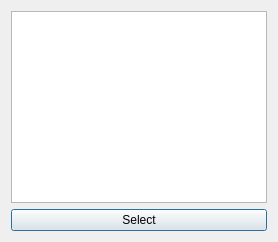
<?xml version="1.0" encoding="UTF-8"?>
<ui version="4.0">
 <class>SelectUserDialog</class>
 <widget class="QDialog" name="SelectUserDialog">
  <property name="modal">
   <bool>true</bool>
  </property>
  <property name="windowTitle">
   <string>Select User</string>
  </property>
  <layout class="QVBoxLayout" name="verticalLayout">
   <item>
    <widget class="QListWidget" name="userList"/>
   </item>
   <item>
    <widget class="QPushButton" name="selectButton">
     <property name="text">
      <string>Select</string>
     </property>
    </widget>
   </item>
  </layout>
 </widget>
 <resources/>
 <connections/>
</ui>
